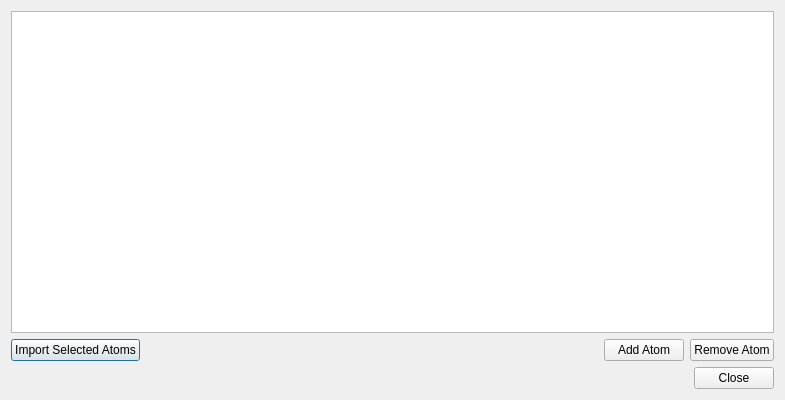
<?xml version="1.0" encoding="UTF-8"?>
<ui version="4.0">
 <class>ZMatrixDialog</class>
 <widget class="QDialog" name="ZMatrixDialog">
  <property name="geometry">
   <rect>
    <x>0</x>
    <y>0</y>
    <width>785</width>
    <height>400</height>
   </rect>
  </property>
  <property name="windowTitle">
   <string>Z Matrix Editor</string>
  </property>
  <layout class="QVBoxLayout" name="verticalLayout">
   <item>
    <widget class="QTableView" name="tableView"/>
   </item>
   <item>
    <layout class="QHBoxLayout" name="horizontalLayout">
     <item>
      <widget class="QPushButton" name="importButton">
       <property name="text">
        <string>Import Selected Atoms</string>
       </property>
      </widget>
     </item>
     <item>
      <spacer name="horizontalSpacer">
       <property name="orientation">
        <enum>Qt::Horizontal</enum>
       </property>
       <property name="sizeHint" stdset="0">
        <size>
         <width>40</width>
         <height>20</height>
        </size>
       </property>
      </spacer>
     </item>
     <item>
      <widget class="QPushButton" name="addButton">
       <property name="text">
        <string>Add Atom</string>
       </property>
      </widget>
     </item>
     <item>
      <widget class="QPushButton" name="removeButton">
       <property name="text">
        <string>Remove Atom</string>
       </property>
      </widget>
     </item>
    </layout>
   </item>
   <item>
    <widget class="QDialogButtonBox" name="buttonBox">
     <property name="orientation">
      <enum>Qt::Horizontal</enum>
     </property>
     <property name="standardButtons">
      <set>QDialogButtonBox::Close</set>
     </property>
    </widget>
   </item>
  </layout>
 </widget>
 <resources/>
 <connections>
  <connection>
   <sender>buttonBox</sender>
   <signal>accepted()</signal>
   <receiver>ZMatrixDialog</receiver>
   <slot>accept()</slot>
   <hints>
    <hint type="sourcelabel">
     <x>248</x>
     <y>254</y>
    </hint>
    <hint type="destinationlabel">
     <x>157</x>
     <y>274</y>
    </hint>
   </hints>
  </connection>
  <connection>
   <sender>buttonBox</sender>
   <signal>rejected()</signal>
   <receiver>ZMatrixDialog</receiver>
   <slot>reject()</slot>
   <hints>
    <hint type="sourcelabel">
     <x>316</x>
     <y>260</y>
    </hint>
    <hint type="destinationlabel">
     <x>286</x>
     <y>274</y>
    </hint>
   </hints>
  </connection>
 </connections>
</ui>
